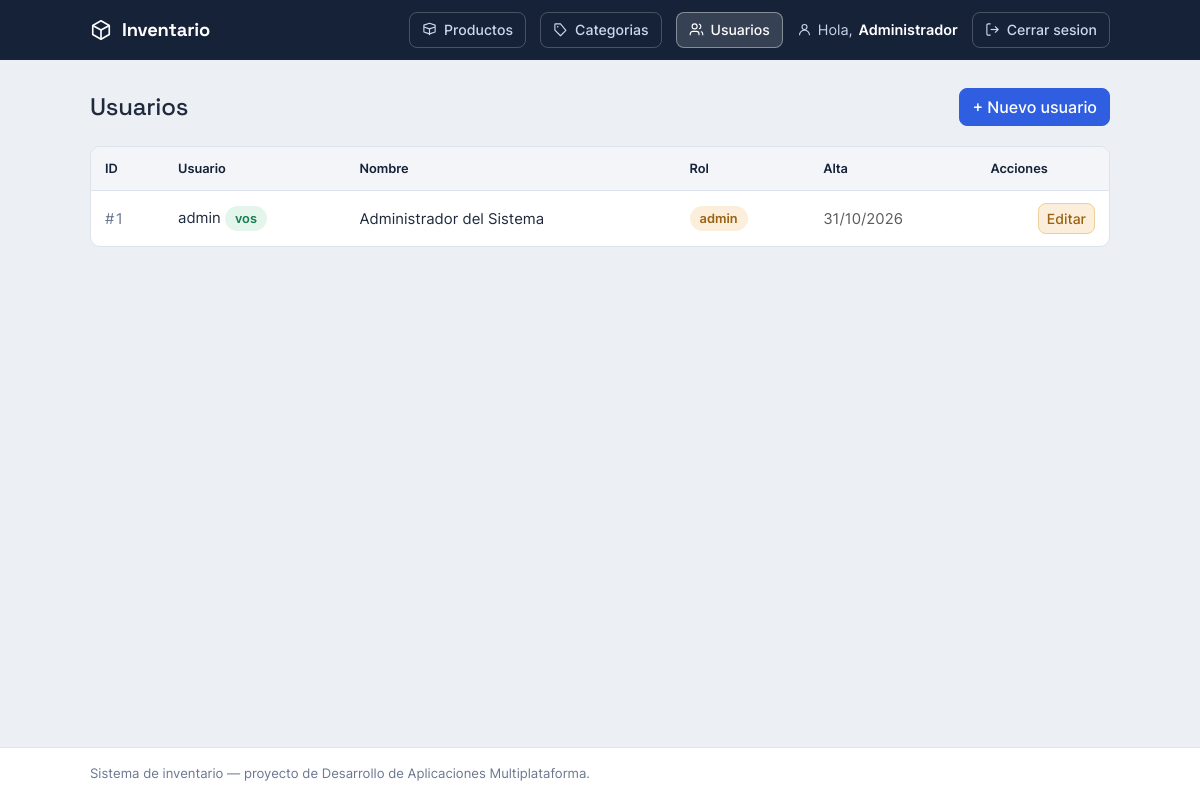
/index.php/usuarios (signed in), run on the app's committed database.
### tables this page shows
CREATE TABLE usuarios (
  id             INT AUTO_INCREMENT PRIMARY KEY,
  usuario        VARCHAR(50)  NOT NULL UNIQUE,    
  nombre         VARCHAR(50)  NOT NULL,           
  apellido       VARCHAR(50)  NOT NULL,           
  rol            ENUM('admin','usuario') NOT NULL DEFAULT 'usuario',   
  password_hash  VARCHAR(255) NOT NULL,           
  pregunta       VARCHAR(255) NOT NULL,           
  respuesta_hash VARCHAR(255) NOT NULL,           
  fecha_creacion TIMESTAMP    DEFAULT CURRENT_TIMESTAMP
);

### app/Core/Controller.php (called while the page is built, shortened)
<?php
class Controller
{
    protected function vista(string $nombre, array $datos = []): void
    {
        extract($datos);
        require __DIR__ . '/../Views/' . $nombre . '.php';
    }
}

### app/Controllers/UsuarioController.php (called while the page is built, shortened)
<?php
class UsuarioController extends Controller
{
    public function index(): void
    {
        $this->vista('usuarios/index', [
            'usuarios' => Usuario::todos(),
            'yoId'     => (int) ($_SESSION['usuario_id'] ?? 0),
        ]);
    }
}

### public/index.php (called while the page is built, shortened)
<?php
require __DIR__ . '/../app/Core/helpers.php';
$router = new App\Core\Router();
$ruta = $_SERVER['PATH_INFO'] ?? '/';
$ruta = '/' . trim($ruta, '/');
$router->despachar($_SERVER['REQUEST_METHOD'], $ruta);

### app/Core/helpers.php (called while the page is built, shortened)
<?php
function base_path(): string {
    return rtrim(str_replace('\\', '/', dirname($_SERVER['SCRIPT_NAME'])), '/');
}
function url(string $ruta = ''): string {
    return base_path() . '/index.php/' . ltrim($ruta, '/');
}
function e(?string $texto): string {
    return htmlspecialchars((string) $texto, ENT_QUOTES);
}

### app/Models/Usuario.php (called while the page is built, shortened)
<?php
class Usuario
{
    public static function todos(): array
    {
        return Database::pdo()->query(
            'SELECT id, usuario, nombre, apellido, rol, fecha_creacion
             FROM usuarios ORDER BY id'
        )->fetchAll();
    }
}

### app/Views/usuarios/index.php (the view, shortened to what this page needs)
<?php
require __DIR__ . '/../layouts/header.php';
?>
<main class="shell">
  <div class="page-head">
    <h1>Usuarios</h1>
    <a href="<?= url('usuarios/crear') ?>" class="btn btn-primary">+ Nuevo usuario</a>
  </div>
  <div class="panel">
    <table class="inv">
      <thead>
        <tr><th>ID</th><th>Usuario</th><th>Nombre</th><th>Rol</th><th>Alta</th><th class="num">Acciones</th></tr>
      </thead>
      <tbody>
        <?php foreach ($usuarios as $u): ?>
        <tr>
          <td class="id-cell">#<?= (int) $u['id'] ?></td>
          <td>
            <?= e($u['usuario']) ?>
            <?php if ((int) $u['id'] === $yoId): ?><span class="pill ok">vos</span><?php endif; ?>
          </td>
          <td><?= e(trim($u['nombre'] . ' ' . $u['apellido'])) ?></td>
          <td><span class="pill <?= $u['rol'] === 'admin' ? 'warn' : '' ?>"><?= e($u['rol']) ?></span></td>
          <td class="text-muted"><?= !empty($u['fecha_creacion']) ? date('d/m/Y', strtotime($u['fecha_creacion'])) : '' ?></td>
          <td class="num">
            <div class="actions">
              <a href="<?= url('usuarios/' . (int) $u['id'] . '/editar') ?>" class="btn btn-sm btn-warning">Editar</a>
            </div>
          </td>
        </tr>
        <?php endforeach; ?>
      </tbody>
    </table>
  </div>
</main>
<?php require __DIR__ . '/../layouts/footer.php'; ?>

### app/Core/Router.php (shortened to what this page needs)
<?php
class Router
{
    private array $rutas = [];
    public function agregar(string $metodo, string $patron, array $accion, bool $privada = false): void
    {
        $this->rutas[] = compact('metodo', 'patron', 'accion', 'privada');
    }
    public function despachar(string $metodo, string $ruta): void
    {
        foreach ($this->rutas as $r) {
            if ($r['metodo'] !== $metodo) {
                continue;
            }
            $regex = '#^' . preg_replace('#\{[a-z]+\}#', '(\d+)', $r['patron']) . '$#';
            if (preg_match($regex, $ruta, $coincidencias)) {
                array_shift($coincidencias);
                [$clase, $metodoCtrl] = $r['accion'];
                (new $clase())->$metodoCtrl(...$coincidencias);
                return;
            }
        }
    }
}

### public/assets/css/estilo.css (style rules this page uses)
:root { --ink:#152238; --ink-2:#1f3252; --bg:#eceff4; --surface:#ffffff; --line:#dde3ec; --text:#1f2a3d; --muted:#6b7890; --brand:#2f5fe0; --brand-strong:#2449b8; --ok:#157f52; --ok-bg:#e4f5ec; --warn:#9a6212; --warn-bg:#fbeeda; --bad:#b23b3b; --bad-bg:#fbe6e6; --radius:10px; }
* { box-sizing:border-box; }
body { background:var(--bg); color:var(--text); font-family:"Inter",system-ui,sans-serif; font-size:15px; margin:0; min-height:100vh; display:flex; flex-direction:column; }
h1,h2,h3,.brand { font-family:"Space Grotesk","Inter",sans-serif; letter-spacing:-.01em; }
.shell { flex:1; width:100%; max-width:1060px; margin:0 auto; padding:28px 20px 48px; }
.page-head { display:flex; align-items:center; justify-content:space-between; gap:16px; margin-bottom:20px; }
.page-head h1 { font-size:1.5rem; margin:0; }
.panel { background:var(--surface); border:1px solid var(--line); border-radius:var(--radius); overflow-x:auto; }
table.inv { width:100%; border-collapse:collapse; margin:0; font-size:.93rem; }
table.inv thead th { background:#f3f5f9; color:var(--ink); text-align:left; font-weight:600; font-size:.8rem; padding:12px 14px; border-bottom:1px solid var(--line); }
table.inv tbody td { padding:12px 14px; border-bottom:1px solid var(--line); vertical-align:middle; }
table.inv tbody tr:last-child td { border-bottom:0; }
.num { text-align:right; font-variant-numeric:tabular-nums; }
.id-cell { color:var(--muted); font-variant-numeric:tabular-nums; }
.pill { display:inline-block; padding:3px 10px; border-radius:999px; white-space:nowrap; font-size:.8rem; font-weight:600; font-variant-numeric:tabular-nums; }
.pill.ok { background:var(--ok-bg); color:var(--ok); }
.pill.warn { background:var(--warn-bg); color:var(--warn); }
.btn { border-radius:8px; font-weight:500; }
.btn-primary { background:var(--brand); border-color:var(--brand); }
.btn-warning { background:var(--warn-bg); border-color:#eccf9c; color:var(--warn); }
.actions { display:flex; gap:6px; justify-content:flex-end; }

### data on the page
usuarios: id "1", usuario "admin", shows "vos", nombre+apellido "Administrador del Sistema", rol "admin", fecha_creacion "31/10/2026"
